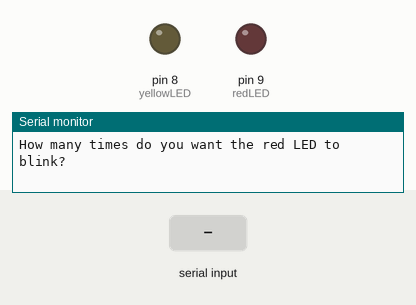
This sketch was run on a simulated Arduino Uno, built with avr-gcc and run on an emulated ATmega328P. On the bench: output pins drawn as LEDs (lit = HIGH), the last lines printed to the serial monitor. Dashed ring = blinking. Inputs (shaded band) come from the test bench.

Above: at 0.8 s.
0.9 s: "90,45,200,10,150,30\n" received over Serial
At 1.36 s:
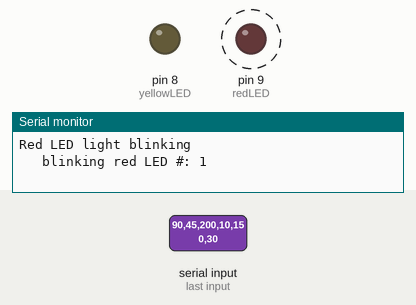
At 24.5 s:
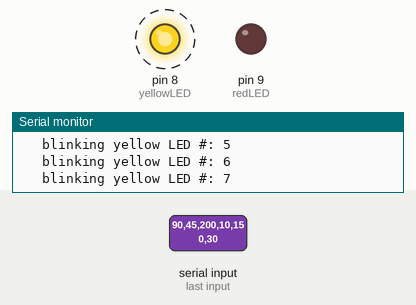
Timing chart, 0 to 25.1 s (numbered marks = the images above; inputs shaded):
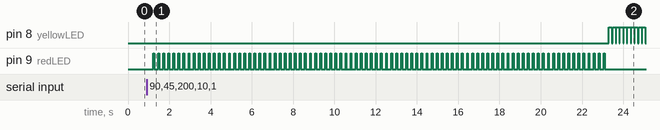

Measured:
- after the input at 0.9 s, pin 8 (yellowLED): alternates HIGH for 0.15 s and LOW for 0.03 s, starting after 22.4 s; pin 9 (redLED): alternates HIGH for 0.05 s and LOW for 0.20 s, 180 changes in all, then stays LOW, starting after 0.32 s

The sketch:

lesson2.ino
```cpp
int redLED=9; // assing pin number 9 the a redLED variable
int yellowLED=8; // assing pin number 8 the a yellowLED variable
int redOnTime; //the number in milliseconds the red LED stay on
int redOffTime; //the delay in milliseconds after red LED goes off
int yellowOnTime; //the number in milliseconds the red LED stay on
int yelloOffTime; //the delay in milliseconds after yellow LED goes off
int numRedBlink; //number of times the red light blink.
int numYellowBlink; //number of times the red light blink.
String redMsg = "Red LED light blinking";
String yellowMsg = "Yellow LED light blinking";

void setup() {
  // put your setup code here, to run once:
  Serial.begin(9600);
  pinMode(redLED, OUTPUT);
  pinMode(yellowLED, OUTPUT);

  //allow user to interact with the program

  //Red light block
  Serial.println("How many times do you want the red LED to blink?"); //Prompt user for the number of time to blink the red light
  while(Serial.available() == 0){ } // wait for user in input , 0 means there is no data and 1 means there is data.
  numRedBlink = Serial.parseInt(); // read user inout and assign to numRedBlink variable

  Serial.println("How many miliseconds do you want the red LED to stay on?");
  while(Serial.available()== 0){ }
  redOnTime = Serial.parseInt();

  Serial.println("How many miliseconds do you want to delay after the red LED goes off ");
  while(Serial.available()== 0){ }
  redOffTime = Serial.parseInt();


  //Yellow light block

  Serial.println("How many times do you want the yellow LED to blink?"); //Prompt user for the number of time to blink the yellow light
  while(Serial.available() == 0){ } // wait for user in input , 0 means there is no data and 1 means there is data.
  numYellowBlink = Serial.parseInt(); // read user inout and assign to numYellowBlink variable

  Serial.println("How many miliseconds do you want the yellow LED to stay on?");
  while(Serial.available()== 0){ }
  yellowOnTime = Serial.parseInt();

  Serial.println("How many miliseconds do you want to delay after the yellow LED goes off");
  while(Serial.available()== 0){ }
  yelloOffTime = Serial.parseInt();

}
 String redLedStatus = "   blinking red LED #: ";
 String yellowwLedStatus = "   blinking yellow LED #: ";
void loop() {
Serial.println(redMsg);
  for (int j=1; j<=numRedBlink; j++){
    Serial.println( redLedStatus +String(j));
    digitalWrite(redLED, HIGH);
    delay(redOnTime);
    digitalWrite(redLED, LOW);
    delay(redOffTime);
  }

  Serial.println(" ");

  Serial.println(yellowMsg);
  for (int j=1; j<=numYellowBlink; j++){
  Serial.println(yellowwLedStatus + String(j));
  digitalWrite(yellowLED, HIGH);
  delay(yellowOnTime);
  digitalWrite(yellowLED, LOW);
  delay(yelloOffTime);
  }

Serial.println(" ");


  // put your main code here, to run repeatedly:

}
```
